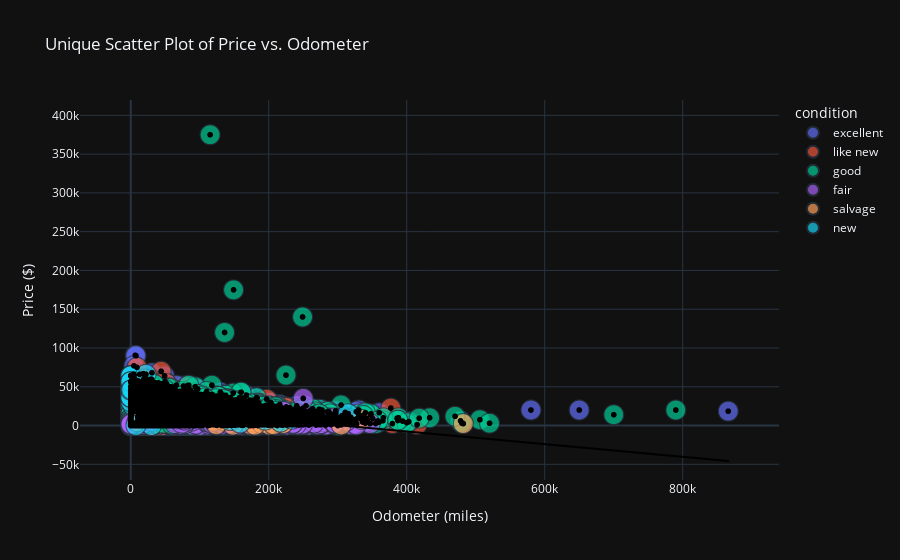

Write notebook code for a chart like this one.
### Code cell
# Create the scatter plot
fig = px.scatter(
    vehicles_dropped,
    x='odometer', 
    y='price', 
    color='condition',          # Color by condition
    size='model_year',          # Size of dots by model year
    hover_name='fuel',          # Show fuel type on hover
    title='Unique Scatter Plot of Price vs. Odometer',
    labels={'odometer': 'Odometer (miles)', 'price': 'Price ($)', 'model_year': 'Model Year'},
    size_max=20,                # Maximum size of bubbles
    template='plotly_dark'      # Dark theme for uniqueness
)

# Adding trendline for additional insights
fig.add_traces(px.scatter(vehicles_dropped, x='odometer', y='price', trendline='ols').data)

# Show the plot
fig.show()

### Figure 1 — Plotly figure (JSON) as saved in the notebook; plotly's stock layout.template omitted (floating-point values rounded to 4 significant figures; data arrays with more than 128 entries replaced by an {"elided": "..."} marker saying what was removed)
{"data": [{"hovertemplate": "<b>%{hovertext}</b><br><br>condition=excellent<br>Odometer (miles)=%{x}<br>Price ($)=%{y}<br>Model Year=%{marker.size}<extra></extra>", "hovertext": {"elided": "7452 str values"}, "legendgroup": "excellent", "marker": {"color": "#636efa", "size": {"elided": "7452 int values"}, "sizemode": "area", "sizeref": 5.048, "symbol": "circle"}, "mode": "markers", "name": "excellent", "showlegend": true, "type": "scattergl", "x": {"elided": "7452 int values"}, "xaxis": "x", "y": {"elided": "7452 int values"}, "yaxis": "y"}, {"hovertemplate": "<b>%{hovertext}</b><br><br>condition=like new<br>Odometer (miles)=%{x}<br>Price ($)=%{y}<br>Model Year=%{marker.size}<extra></extra>", "hovertext": {"elided": "1329 str values"}, "legendgroup": "like new", "marker": {"color": "#EF553B", "size": {"elided": "1329 int values"}, "sizemode": "area", "sizeref": 5.048, "symbol": "circle"}, "mode": "markers", "name": "like new", "showlegend": true, "type": "scattergl", "x": {"elided": "1329 int values"}, "xaxis": "x", "y": {"elided": "1329 int values"}, "yaxis": "y"}, {"hovertemplate": "<b>%{hovertext}</b><br><br>condition=good<br>Odometer (miles)=%{x}<br>Price ($)=%{y}<br>Model Year=%{marker.size}<extra></extra>", "hovertext": {"elided": "5552 str values"}, "legendgroup": "good", "marker": {"color": "#00cc96", "size": {"elided": "5552 int values"}, "sizemode": "area", "sizeref": 5.048, "symbol": "circle"}, "mode": "markers", "name": "good", "showlegend": true, "type": "scattergl", "x": {"elided": "5552 int values"}, "xaxis": "x", "y": {"elided": "5552 int values"}, "yaxis": "y"}, {"hovertemplate": "<b>%{hovertext}</b><br><br>condition=fair<br>Odometer (miles)=%{x}<br>Price ($)=%{y}<br>Model Year=%{marker.size}<extra></extra>", "hovertext": {"elided": "453 str values"}, "legendgroup": "fair", "marker": {"color": "#ab63fa", "size": {"elided": "453 int values"}, "sizemode": "area", "sizeref": 5.048, "symbol": "circle"}, "mode": "markers", "name": "fair", "showlegend": true, "type": "scattergl", "x": {"elided": "453 int values"}, "xaxis": "x", "y": {"elided": "453 int values"}, "yaxis": "y"}, {"hovertemplate": "<b>%{hovertext}</b><br><br>condition=salvage<br>Odometer (miles)=%{x}<br>Price ($)=%{y}<br>Model Year=%{marker.size}<extra></extra>", "hovertext": ["gas", "gas", "diesel", "gas", "gas", "diesel", "gas", "gas", "gas", "gas", "gas", "gas", "gas", "gas", "diesel", "gas", "gas", "gas", "gas", "gas", "gas"], "legendgroup": "salvage", "marker": {"color": "#FFA15A", "size": [2012, 2005, 2008, 2001, 2003, 2008, 2005, 2015, 2015, 2004, 1999, 2013, 2017, 2017, 2002, 2001, 2001, 2003, 2006, 2004, 1999], "sizemode": "area", "sizeref": 5.048, "symbol": "circle"}, "mode": "markers", "name": "salvage", "showlegend": true, "type": "scattergl", "x": [120000, 175000, 334250, 482000, 219700, 218000, 221184, 63000, 8900, 174048, 305000, 86000, 29328, 29328, 135000, 148000, 190000, 201000, 124000, 180000, 207000], "xaxis": "x", "y": [5500, 5000, 8000, 2500, 1800, 8000, 2700, 18500, 5000, 800, 800, 9975, 20750, 20750, 6000, 500, 2250, 600, 1000, 450, 1000], "yaxis": "y"}, {"hovertemplate": "<b>%{hovertext}</b><br><br>condition=new<br>Odometer (miles)=%{x}<br>Price ($)=%{y}<br>Model Year=%{marker.size}<extra></extra>", "hovertext": ["gas", "gas", "gas", "gas", "gas", "gas", "electric", "diesel", "gas", "gas", "gas", "gas", "gas", "gas", "gas", "gas", "diesel", "diesel", "gas", "gas", "diesel", "gas", "gas", "gas", "gas", "gas", "gas", "diesel", "diesel", "gas", "gas", "gas", "diesel", "gas", "gas", "gas", "gas", "diesel", "diesel", "gas", "gas", "gas", "gas", "gas", "diesel"], "legendgroup": "new", "marker": {"color": "#19d3f3", "size": [2009, 2018, 2018, 2018, 2018, 2008, 2018, 2018, 2007, 2019, 2018, 2018, 2018, 2018, 2018, 2016, 1999, 2018, 2018, 2018, 2016, 2018, 2018, 2019, 2018, 2018, 2018, 2019, 2018, 2010, 2019, 2018, 2018, 2018, 2019, 2018, 2018, 2019, 2018, 2018, 2018, 2017, 2006, 2008, 2018], "sizemode": "area", "sizeref": 5.048, "symbol": "circle"}, "mode": "markers", "name": "new", "showlegend": true, "type": "scattergl", "x": [194700, 2800, 23, 20, 3396, 178000, 30000, 10200, 217000, 8002, 9000, 7500, 999, 1399, 18000, 31000, 315000, 10200, 1261, 16200, 13000, 7, 7, 5, 7, 7, 10, 5, 5, 144000, 5000, 7, 5, 5, 5, 5, 7, 7, 7, 7, 1428, 46574, 158380, 234000, 22000], "xaxis": "x", "y": [7000, 26000, 37490, 37490, 32500, 12300, 1, 45500, 4500, 29900, 42000, 1, 51995, 58500, 35000, 28000, 15300, 54000, 38800, 38000, 55000, 46058, 38414, 50025, 45962, 41800, 30740, 56004, 64493, 6500, 38900, 50440, 64493, 36494, 36347, 36262, 64010, 56504, 56504, 45613, 46200, 21999, 3200, 8200, 66000], "yaxis": "y"}, {"hovertemplate": "odometer=%{x}<br>price=%{y}<extra></extra>", "legendgroup": "", "marker": {"color": "#000001", "symbol": "circle"}, "mode": "markers", "name": "", "showlegend": false, "type": "scattergl", "x": {"elided": "14852 int values"}, "xaxis": "x", "y": {"elided": "14852 int values"}, "yaxis": "y"}, {"hovertemplate": "<b>OLS trendline</b><br>price = -0.0817491 * odometer + 25069.9<br>R<sup>2</sup>=0.221609<br><br>odometer=%{x}<br>price=%{y} <b>(trend)</b><extra></extra>", "legendgroup": "", "marker": {"color": "#000001", "symbol": "circle"}, "mode": "lines", "name": "", "showlegend": false, "type": "scattergl", "x": {"elided": "14852 int values"}, "xaxis": "x", "y": {"elided": "14852 float values"}, "yaxis": "y"}], "layout": {"legend": {"itemsizing": "constant", "title": {"text": "condition"}, "tracegroupgap": 0}, "title": {"text": "Unique Scatter Plot of Price vs. Odometer"}, "xaxis": {"anchor": "y", "domain": [0, 1], "title": {"text": "Odometer (miles)"}}, "yaxis": {"anchor": "x", "domain": [0, 1], "title": {"text": "Price ($)"}}}}
